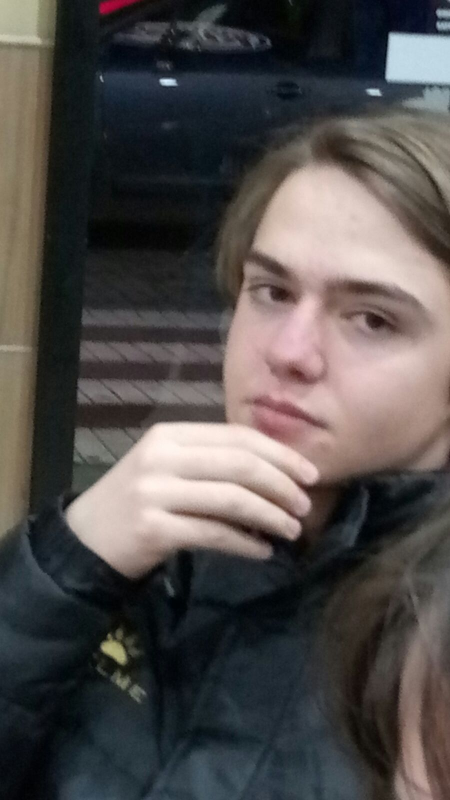
#> input picture imagesToManipulate/jorge1.jpg, 900 x 1600 px (shown at 1/2 size)
$ python pixelManipulation.py
#> lines starting #> are read from the running program, lines starting #| are printed output that depends on the picture; after the words box and inside, x2 and y2 are one past the last pixel; in counts of white or black regions, pixels touching at a corner belong together
### imageVisualization.py
import numpy as np
import matplotlib.pyplot as plt
import show
cv2 = show.cv2

img = cv2.imread('imagesToManipulate/jorge1.jpg', cv2.IMREAD_COLOR)
#> img is the input picture: shape (1600, 900, 3); mean B, G, R 76.1, 77.6, 81.9
# [7 lines of commented-out code are left out]

cv2.line(img, (0,0), (400,400), (150,0,255), 15) #start line, finish line, color(BGR), width
cv2.rectangle(img, (400,300), (900,900), (255,0,255), 10)
cv2.circle(img, (400,300), 100,(255,255,255), -1) #-1 value in width to fill the figure
points = np.array( ([40,40],[40,20],[800,800],[400,400],[250,70],[30,120]) , np.int32)
cv2.polylines(img, [points], True, (0,255,255,255), 3) #Third value is to finish or not to finish the polygon
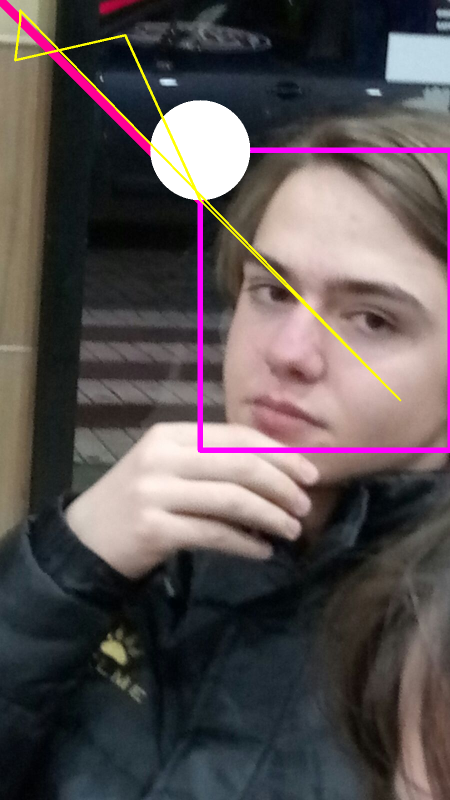
#> img: shape (1600, 900, 3) (shown at 1/2 size); mean B, G, R 82.6, 81.8, 90.6
font = cv2.FONT_HERSHEY_SIMPLEX
cv2.putText(img,'Hy', (600,500), font, 3, (255,255,255), 1, cv2.LINE_AA )
#> img: shape (1600, 900, 3); 0.06% of pixels changed, all inside (x1, y1, x2, y2) = (611, 437, 710, 523)

show.image(['image', img])

### show.py
import cv2
def image(image, video = False):
#> called with video = False
    for i in range(int(len(image)/2)):
        cv2.imshow(image[2*i], image[2*i+1])
        if(i == (len(image)/2)-1):
            break
#> this loop made 1 pass
    if(video == False):
        cv2.waitKey(0)
        cv2.destroyAllWindows()

# [5 lines left out: function finish, not called in this run]

### pixelManipulation.py
import imageVisualization as iv
import show
cv2 = show.cv2

img = iv.img

px = img[800,850]
#> px = [139, 150, 177]
print(px)
#| [139 150 177]
img[800,850] = [255,255,255]
#> img: shape (1600, 900, 3); mean B, G, R 82.7, 81.8, 90.6
print(img[800,850])
#| [255 255 255]

roi = img[100:150, 100:150] #roi = region of image
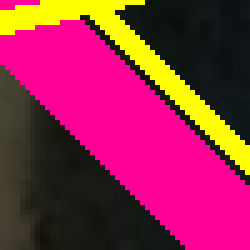
#> roi: shape (50, 50, 3) (shown 5 times larger); mean B, G, R 73.2, 42.8, 146.1
print(roi)
#> (printed output is left out)
img[100:150, 100:150] = [255,255,25]
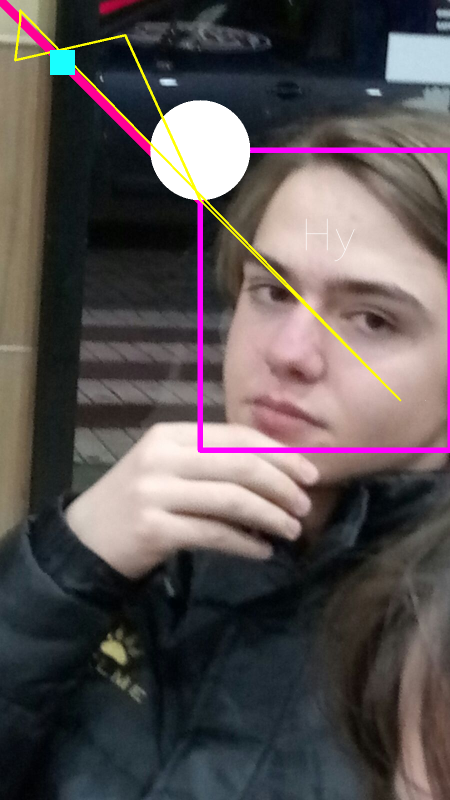
#> img: shape (1600, 900, 3) (shown at 1/2 size); mean B, G, R 83, 82.1, 90.4
print(img[100:150, 100:150])
#> (printed output is left out)

show.image(['image', img])
#> the loop in image (call 2), `for i in range(int(len(image)/2)):` made 1 pass

cv2.imwrite('imagesToManipulate/transformedImages/jorge2mod.png', img)

$ run again, with imagesToManipulate/jorge2.jpg copied over imagesToManipulate/jorge1.jpg
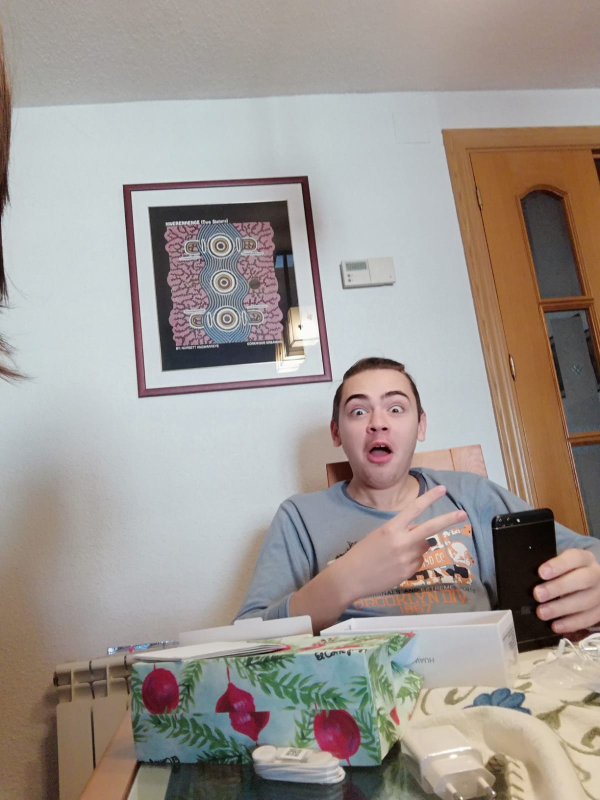
#> input picture imagesToManipulate/jorge2.jpg, 1200 x 1600 px (shown at 1/2 size)
#> img is the input picture: shape (1600, 1200, 3); mean B, G, R 146.4, 152, 159.6
#> `cv2.polylines(img, [points], True, (0,255,255,255), 3)`:
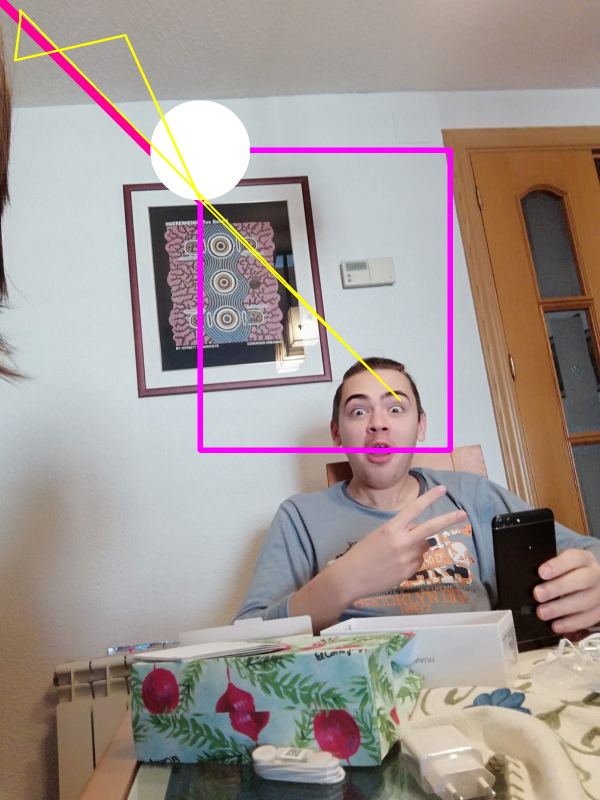
#> img: shape (1600, 1200, 3) (shown at 1/2 size); mean B, G, R 147.3, 150.7, 162.2
#> the loop in image, `for i in range(int(len(image)/2)):` made 1 pass
#> px = [210, 207, 199]
#| [210 207 199]
#| [255 255 255]
#> (printed output is left out)
#> `img[100:150, 100:150] = [255,255,25]`:
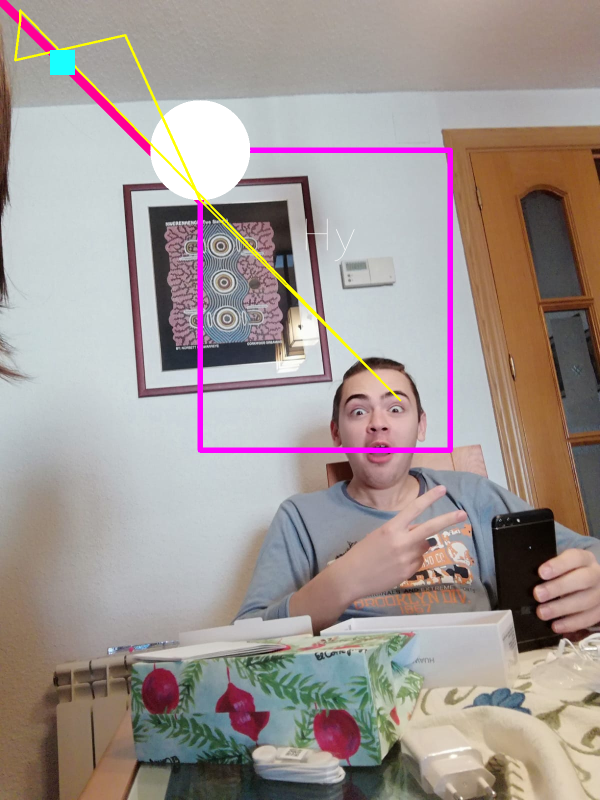
#> img: shape (1600, 1200, 3) (shown at 1/2 size); mean B, G, R 147.5, 150.9, 162
#> (printed output is left out)
#> the loop in image (call 2), `for i in range(int(len(image)/2)):` made 1 pass

$ run again, with imagesToManipulate/alva1.jpg copied over imagesToManipulate/jorge1.jpg
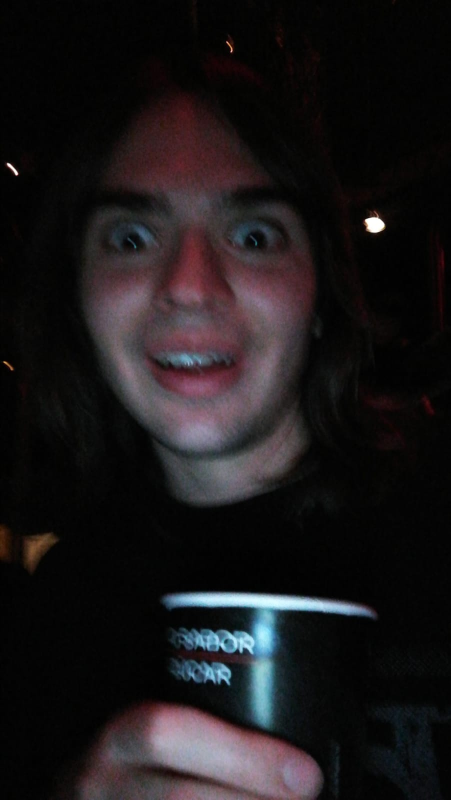
#> input picture imagesToManipulate/alva1.jpg, 901 x 1600 px (shown at 1/2 size)
#> img is the input picture: shape (1600, 901, 3); mean B, G, R 25.4, 23.9, 27.1
#> `cv2.putText(img,'Hy', (600,500), font, 3, (255,255,255), 1, cv2.LINE_A..`:
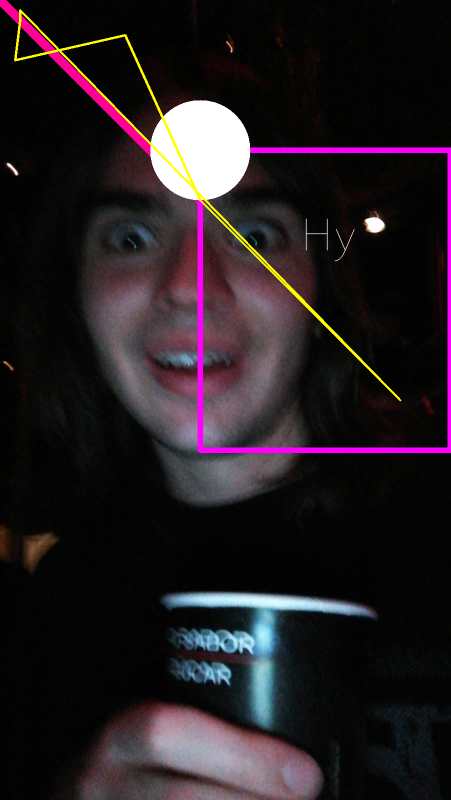
#> img: shape (1600, 901, 3) (shown at 1/2 size); mean B, G, R 33.5, 29.6, 36.7
#> the loop in image, `for i in range(int(len(image)/2)):` made 1 pass
#> px = [17, 13, 48]
#| [17 13 48]
#| [255 255 255]
#> (printed output is left out)
#> `img[100:150, 100:150] = [255,255,25]`:
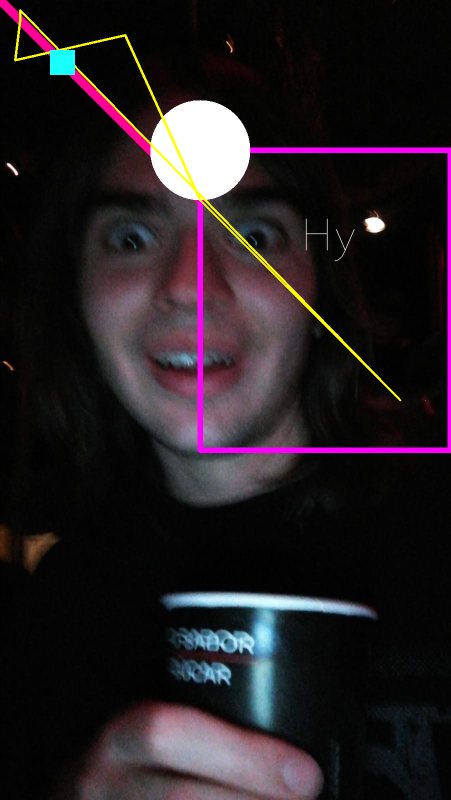
#> img: shape (1600, 901, 3) (shown at 1/2 size); mean B, G, R 33.8, 30, 36.5
#> (printed output is left out)
#> the loop in image (call 2), `for i in range(int(len(image)/2)):` made 1 pass

$ run again, with imagesToManipulate/alva2.jpg copied over imagesToManipulate/jorge1.jpg
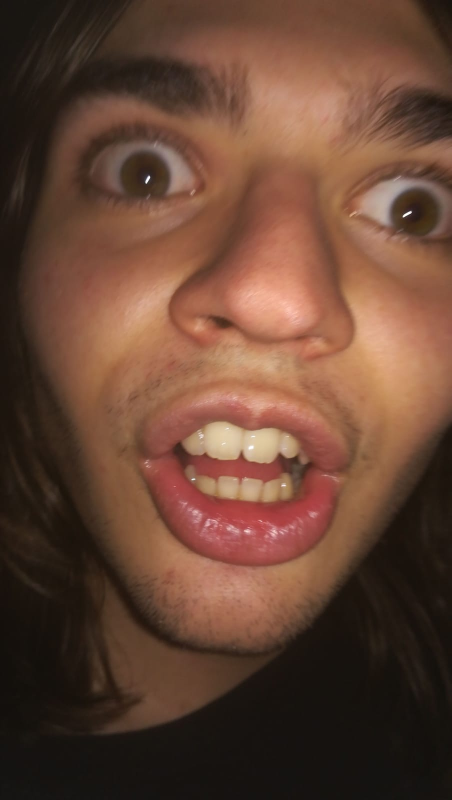
#> input picture imagesToManipulate/alva2.jpg, 903 x 1600 px (shown at 1/2 size)
#> img is the input picture: shape (1600, 903, 3); mean B, G, R 52.4, 68.8, 102
#> `cv2.putText(img,'Hy', (600,500), font, 3, (255,255,255), 1, cv2.LINE_A..`:
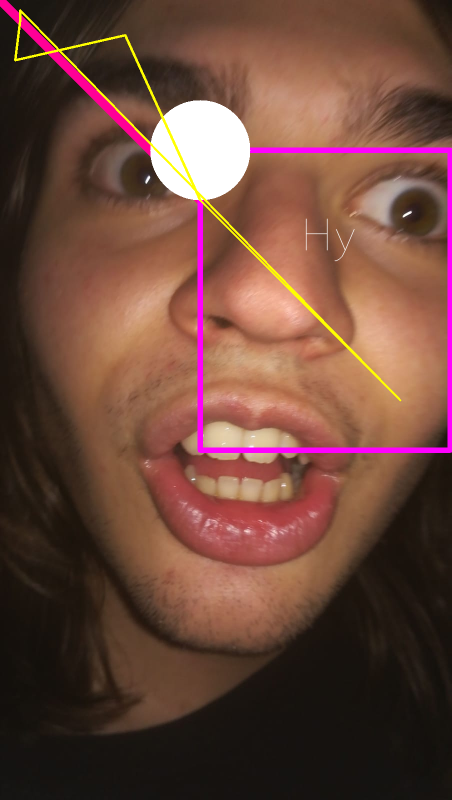
#> img: shape (1600, 903, 3) (shown at 1/2 size); mean B, G, R 58.9, 71.6, 107.8
#> the loop in image, `for i in range(int(len(image)/2)):` made 1 pass
#> px = [83, 113, 172]
#| [ 83 113 172]
#| [255 255 255]
#> (printed output is left out)
#> `img[100:150, 100:150] = [255,255,25]`:
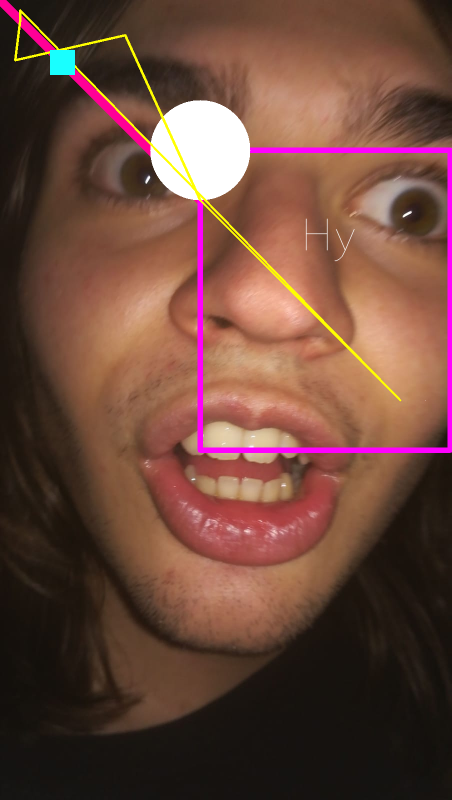
#> img: shape (1600, 903, 3) (shown at 1/2 size); mean B, G, R 59.2, 71.9, 107.5
#> (printed output is left out)
#> the loop in image (call 2), `for i in range(int(len(image)/2)):` made 1 pass
